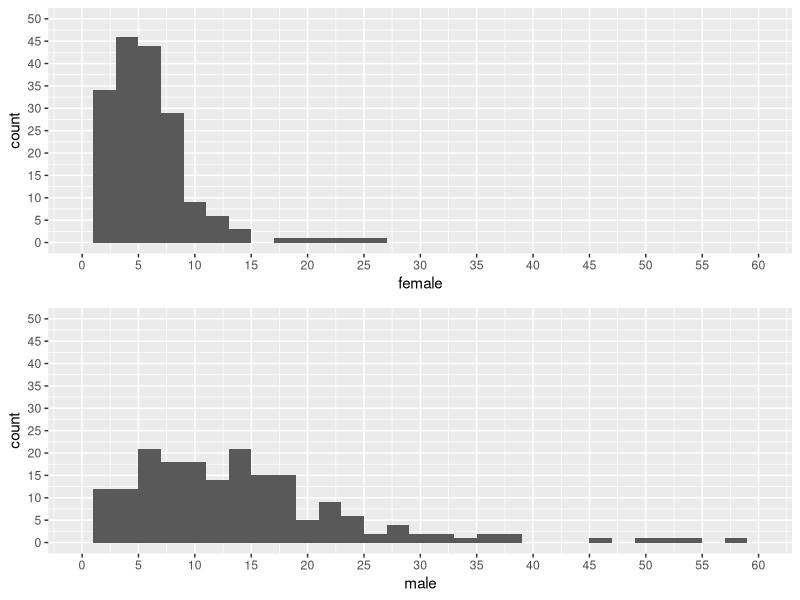
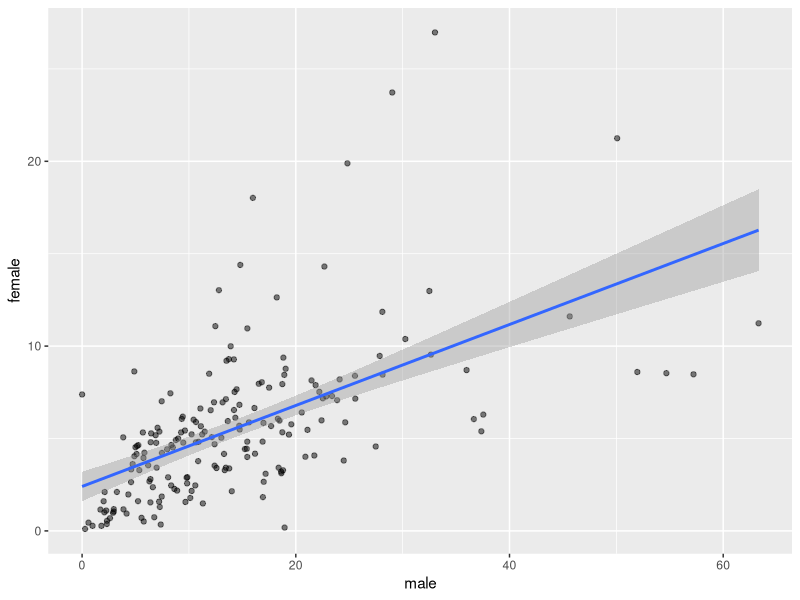
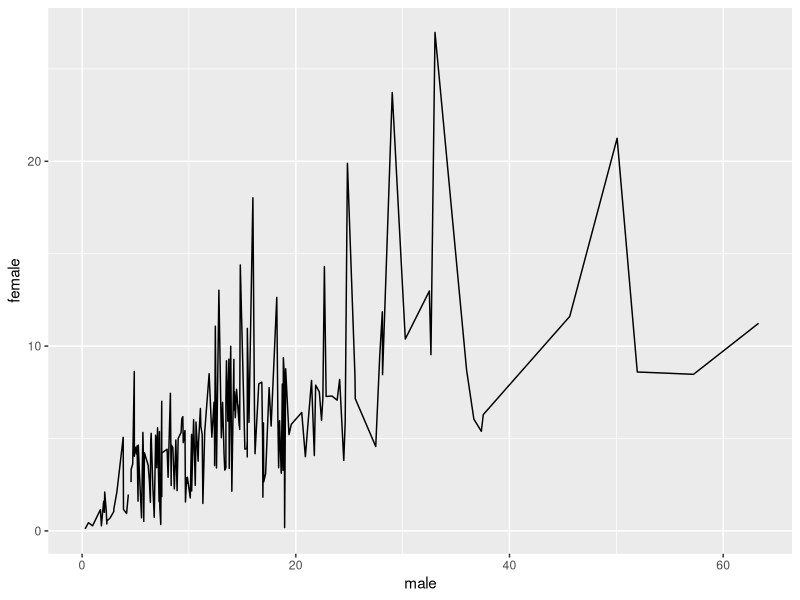
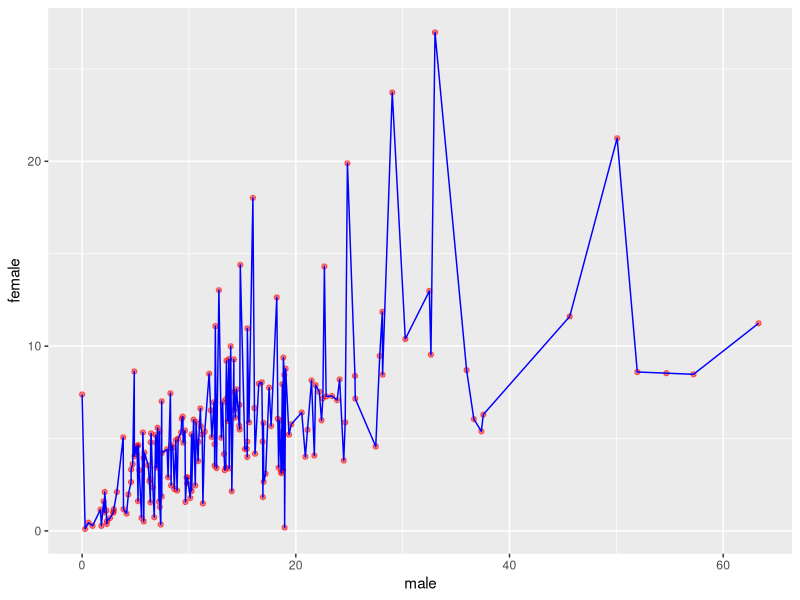

Recreate these plots in R, in order.
## ---- chunk 1
suicide_male <- read.csv("suicide_male.csv", sep = ",")
## ---- chunk 2
suicide_female <- read.csv("suicide_female.csv", sep = ",")
## ---- chunk 3
head(suicide_male)
## ---- chunk 4
summary(suicide_male)
## ---- chunk 5
head(suicide_female)
## ---- chunk 6
summary(suicide_female)
## ---- chunk 7
new <- data.frame("country" = suicide_male$Suicide.among.men..per.100.000..age.adjusted,
                  "female" = suicide_female$X2004,
                  "male" = suicide_male$X2004)
## ---- chunk 8
summary(new)
## ---- chunk 9
library(ggplot2)
## ---- chunk 10
p1 <- ggplot(aes(female), data = new) +
  geom_histogram(binwidth = 2) +
  scale_x_continuous(breaks = seq(0, 60, 5), limits = c(0, 60)) +
  scale_y_continuous(breaks = seq(0, 50, 5), limits = c(0, 50))
## ---- chunk 11
p2 <- ggplot(aes(male), data = new) +
  geom_histogram(binwidth = 2) +
  scale_x_continuous(breaks = seq(0, 60, 5), limits = c(0, 60)) +
  scale_y_continuous(breaks = seq(0, 50, 5), limits = c(0, 50))
## ---- chunk 12
library(gridExtra)
## ---- chunk 13
grid.arrange(p1, p2, ncol = 1)
## ---- chunk 14
with(new, cor.test(male, female))
## ---- chunk 15
ggplot(aes(x = male, y = female), data = new) +
  geom_point(alpha = 0.5) +
  geom_smooth(method = "lm")
## ---- chunk 16
ggplot(aes(x = male, y = female), data = new) +
  geom_line()
## ---- chunk 17
ggplot(aes(x = male, y = female), data = new) +
  geom_point(alpha = 0.5,
             color = "red") +
  geom_line(stat = "summary", fun.y = mean, color = "blue")
  
